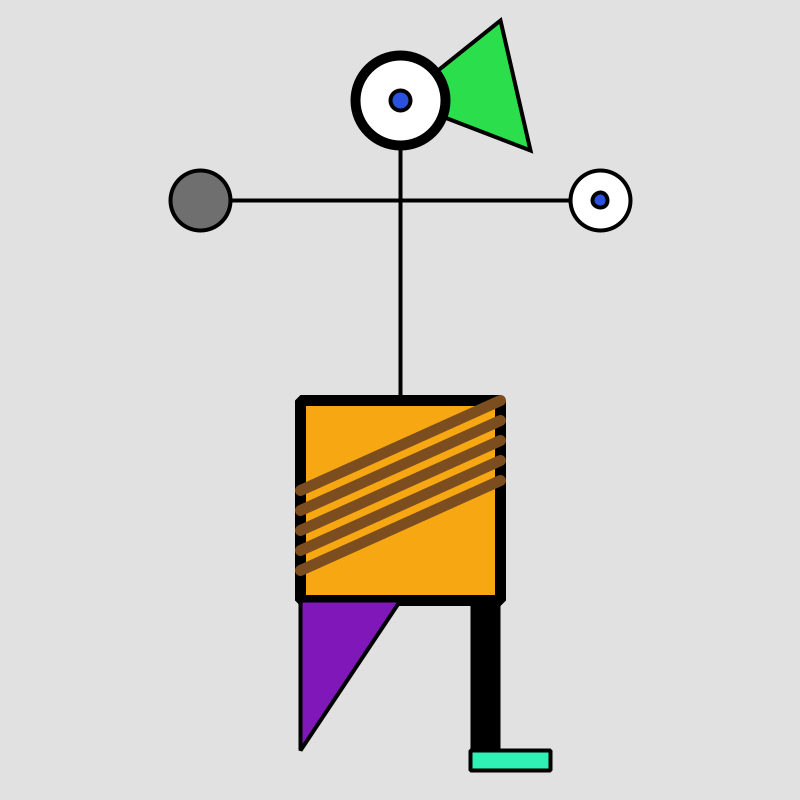
Frame 1 (no input)
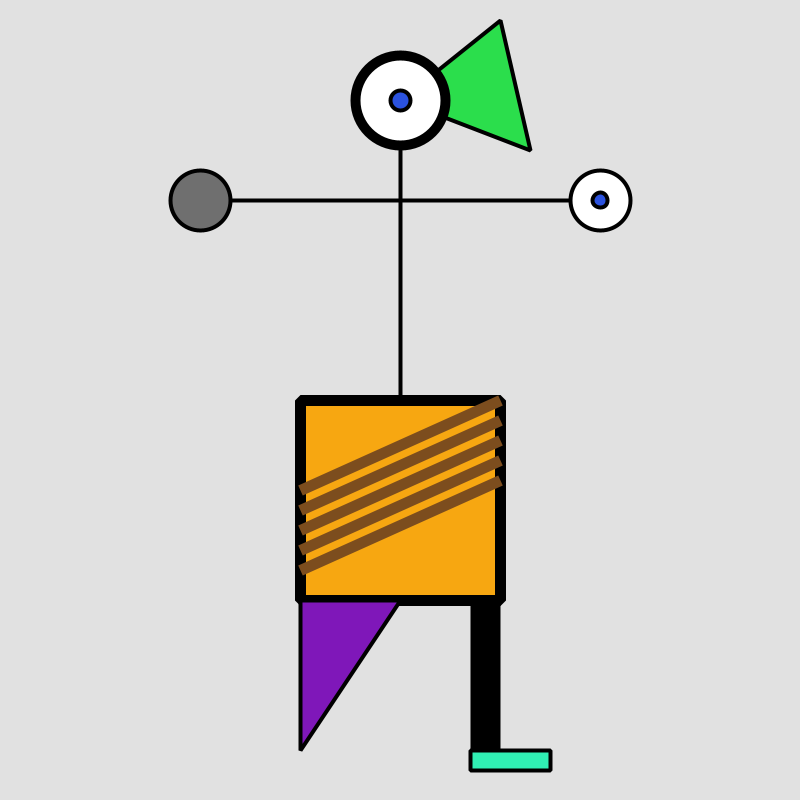
Frame 60 (the mouse pressed at the canvas centre just before this capture)
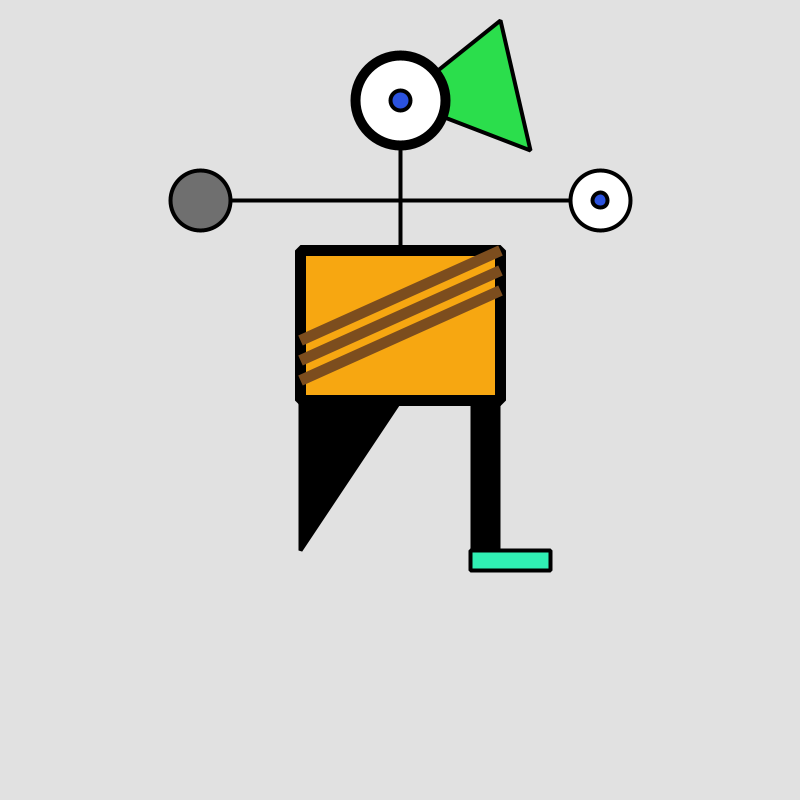
Frame 120 (the mouse held since frame 60 and released just before this capture)

The Processing sketch that drew these frames (run headless with seeded random() and noise(); from frame 60 on, the mouse is pressed at the canvas centre):

// Processing sketch: processing_57623
// ── processing_57623.pde


int x=400;
int y=100;

int bodyHeight = 200;
int neckHeight = 300;
int diameter = 90;



void setup(){
  size(800, 800);
  smooth();
  ellipseMode (DIAMETER);
}

void draw(){
  background (225);

  if (mousePressed){
    neckHeight = 150;
    bodyHeight = 150;
  }else{
    neckHeight = 300;
    bodyHeight = 200;
  }
  
  //triangle
  strokeWeight(4);
  fill(43, 222, 76);
  triangle (x, y, x+100, y-80, x+130, y+50);
  //big eye
  strokeWeight(10);
  fill(255);
  ellipse(x, y, diameter, diameter);
  //pupil
  strokeWeight(4);
  fill(43, 82, 222);
  ellipse(x, y, 20, 20);
  //neck
  line(x, y+diameter/2, x, y+neckHeight);
  //cross section
  strokeWeight(4);
  line(x-200, y+100, x+200, y+100);
  //left
  fill(111);
  ellipse(x-200, y+100, 60, 60);
  fill(43, 82, 222);
  ellipse(x+200, y+100, 15, 15);
  //right
  fill(255);
  ellipse(x+200, y+100, 60, 60);
  fill(43,82, 222);
  ellipse(x+200, y+100, 15, 15);
  //body
  strokeWeight(11);
  strokeJoin(BEVEL);
  fill(247, 167, 17);
  rect(x-100, y+neckHeight, 200, bodyHeight);
  for(int i = 100; i < bodyHeight; i+= 20){
    stroke(124, 77, 30);
    line(x-100, i+diameter+neckHeight, x+100, i+neckHeight);
  }
  //legs
  strokeWeight(4);
  stroke (0);
  fill(127, 23, 185);
  if (mousePressed == true){
    fill(0);
    }
    triangle(x-100, y+neckHeight+bodyHeight+150, x-100, y+neckHeight+bodyHeight, x, y+neckHeight+bodyHeight);
    
    strokeWeight(30);
    strokeCap(SQUARE);
    line (x+85, y+neckHeight+bodyHeight, x+85, y+neckHeight+bodyHeight+150);
    strokeWeight(4);
    fill(48, 240, 180);
    rect(x+70, y+neckHeight+bodyHeight+150, 80, 20);
 
}
